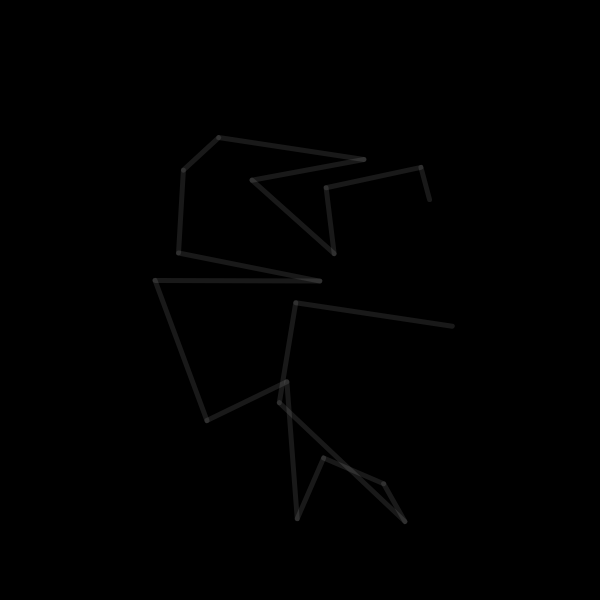
Frame 1 (no input)
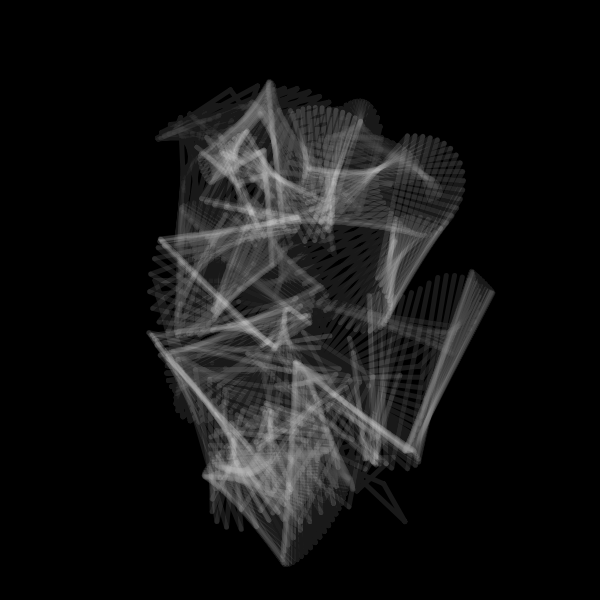
Frame 60 (no input)
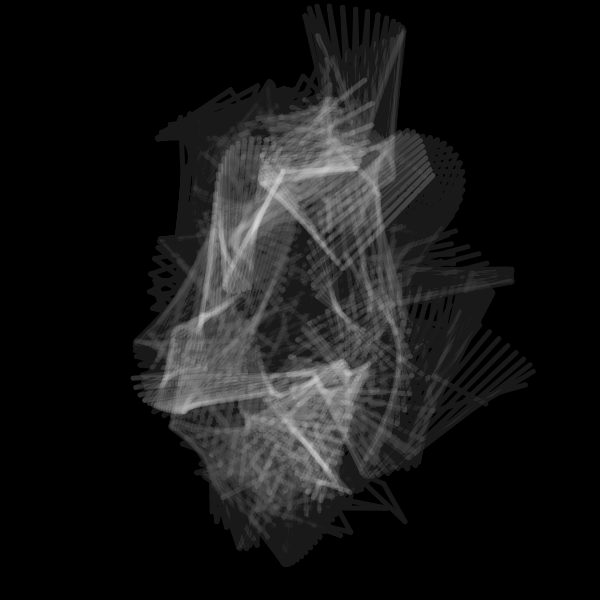
Frame 120 (the mouse pressed at the canvas centre since frame 60)

The p5.js sketch that drew these frames (run headless with seeded random() and noise() and a simulated clock; from frame 60 on, the mouse is pressed at the canvas centre):

// p5.js sketch
// ── sketch.js
//forked from kusakari 

let _aryLine = [];

let _minWidth;



function setObject() {
  _minWidth = min(width, height) * 0.8;
  strokeWeight(_minWidth/40);
  stroke(255);
  noFill();
  strokeJoin(ROUND);
  let numLine = 1;
  for (let i = 0; i < numLine; i++) {
    _aryLine[i] = new BendLine();
  }
}

function setup() {
  w = 600;
  var canvas;
    if(windowWidth>=600 && windowHeight >=600){
      canvas = createCanvas(600, 600);
    }
    else{
      canvas = createCanvas(windowWidth, windowHeight - 100);
    }

  var x = (windowWidth - width) / 2;
  var y = (windowHeight - height) / 2;

  canvas.position(x, y);
  background(0);
  setObject();
}



class BendLine {
  constructor() {
    this.r = _minWidth / 3;
    this.numPoints = 20;
    this.aryXy = [];
    for (let i = 0; i < this.numPoints; i++) {
      let ang = 2*PI / this.numPoints * i;
      this.aryXy[i] = createVector(this.r/2 * cos(ang), this.r * sin(ang));
    }
    
    this.numBend = 20;
    this.aryRParameter = [];
    for (let i = 0; i < this.numBend; i++) {
      this.aryRParameter[i] = [this.r / 8 * 1**i, random(8*PI), 2*PI / random(50, 200)];//[max, init, speed]
    }
    this.aryinitAngParameter = [];
    for (let i = 0; i < this.numBend; i++) {
      this.aryinitAngParameter[i] = [PI, random(10*PI), 2*PI / random(200, 500)];//[max, init, speed]
    }
    this.aryAngStep = [];
    for (let i = 0; i < this.numBend; i++) {
      this.aryAngStep[i] = 2*PI / this.numPoints * int(random(3, 8 + i));
    }
    this.numCycle = 2;
  }
  update() {
    this.updateR();
    this.updateInitAng();
    this.newAryXy = this.aryXy;
    for (let i = 0; i < this.numBend; i++) {
      this.newAryXy = bend(this.newAryXy, this.aryR[i], this.aryinitAng[i], this.aryAngStep[i], this.numCycle);
    }
  }
  updateR() {
    this.aryR = [];
    for (let i = 0; i < this.aryRParameter.length; i++) {
      this.aryR[i] = this.aryRParameter[i][0] * (sin(this.aryRParameter[i][1] + this.aryRParameter[i][2] * frameCount));
    }
  }
  updateInitAng() {
    this.aryinitAng = [];
    for (let i = 0; i < this.aryinitAngParameter.length; i++) {
      this.aryinitAng[i] = this.aryinitAngParameter[i][1] + this.aryinitAngParameter[i][0] * (cos(this.aryinitAngParameter[i][2] * frameCount));
    }
  }
  draw() {
    beginShape();
    for (let i = 0; i < this.newAryXy.length-1; i++) {
      line(this.newAryXy[i].x, this.newAryXy[i].y, this.newAryXy[i+1].x, this.newAryXy[i+1].y);
    }
    endShape(CLOSE);
  }
}

function bend(aryXy, r, initAng, angStep, numCycle) {
  let aryXy2 = aryXy;
  for (let j = 0; j < numCycle; j++) {
    let aryXyNew = [];
    for (let i = 0; i < aryXy2.length; i++) {
      let xy_1_2 = p5.Vector.sub(aryXy2[(i+1)%aryXy2.length], aryXy2[i]);
      let ang = initAng + angStep * i;
      xy_1_2.rotate(-PI/2).setMag(r * sin(ang));
      let xy = p5.Vector.add(aryXy2[i], xy_1_2);
      aryXyNew.push(xy);
    }
    aryXy2 = aryXyNew;
  }

  return aryXy2;
}

function draw() {
  background(0, 5);
  fill(50)
  stroke(255, 25)
  strokeWeight(5)
  translate(width/2, height/2);
  for (let i = 0; i < _aryLine.length; i++) {
    _aryLine[i].update();
    _aryLine[i].draw();
  }
}
